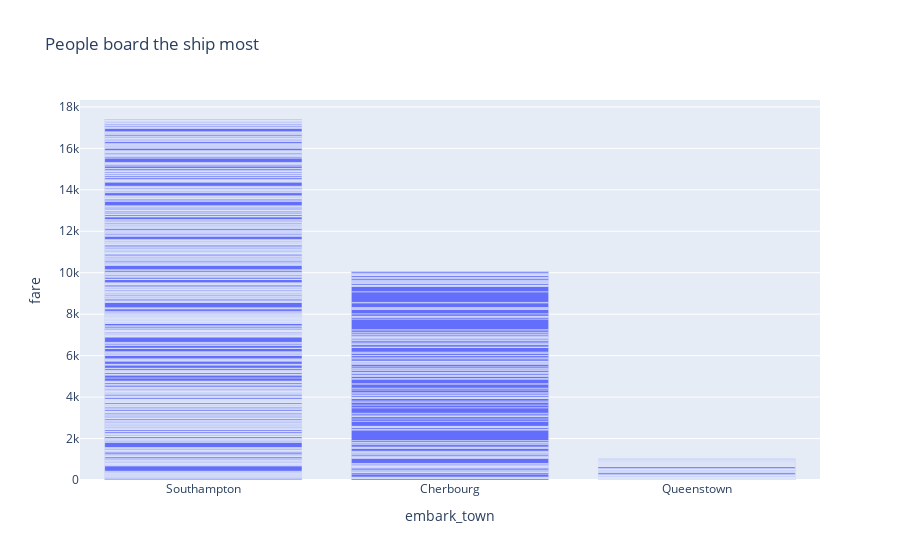

Notebook code cell kept with this figure:
### Markdown cell above
Based on fare also female survived the most.

### Code cell
# Which category people board most at which port.
fig = px.bar(df, x='embark_town', y='fare', title='People board the ship most')
fig.show()

### Figure 1 — Plotly figure (JSON) as saved in the notebook; plotly's stock layout.template omitted (floating-point values rounded to 4 significant figures; data arrays with more than 128 entries replaced by an {"elided": "..."} marker saying what was removed)
{"data": [{"alignmentgroup": "True", "hovertemplate": "embark_town=%{x}<br>fare=%{y}<extra></extra>", "legendgroup": "", "marker": {"color": "#636efa", "pattern": {"shape": ""}}, "name": "", "offsetgroup": "", "orientation": "v", "showlegend": false, "textposition": "auto", "type": "bar", "x": {"elided": "888 str values"}, "xaxis": "x", "y": {"elided": "888 float values"}, "yaxis": "y"}], "layout": {"barmode": "relative", "legend": {"tracegroupgap": 0}, "title": {"text": "People board the ship most"}, "xaxis": {"anchor": "y", "domain": [0, 1], "title": {"text": "embark_town"}}, "yaxis": {"anchor": "x", "domain": [0, 1], "title": {"text": "fare"}}}}
